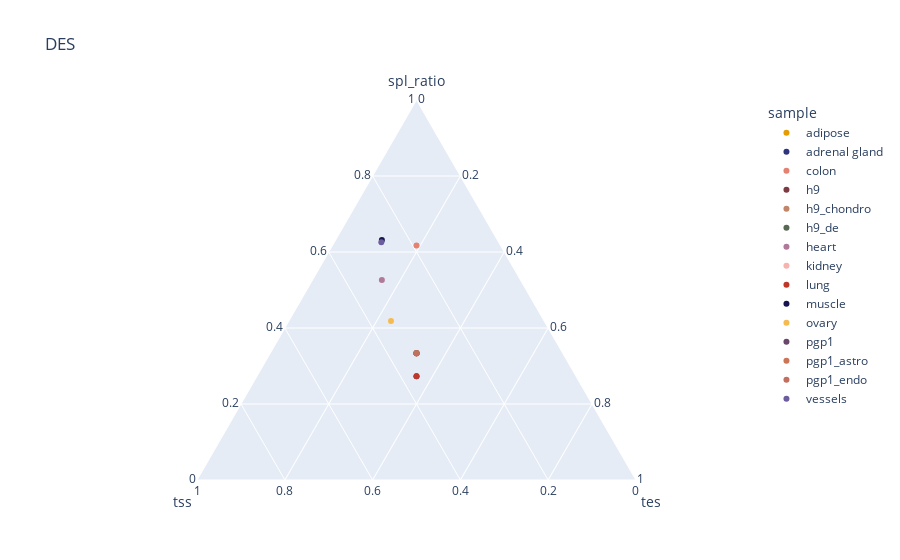

Notebook code for this chart:
### Code cell
plot_gene_ternary(counts, 'DES')

### Figure 1 — Plotly figure (JSON) as saved in the notebook; plotly's stock layout.template omitted (floating-point values rounded to 4 significant figures)
{"data": [{"a": [1], "b": [1], "c": [1], "hovertemplate": "<b>%{hovertext}</b><br><br>sample=adipose<br>spl_ratio=%{a}<br>tss=%{b}<br>tes=%{c}<extra></extra>", "hovertext": ["adipose"], "legendgroup": "adipose", "marker": {"color": "#e69b00", "symbol": "circle"}, "mode": "markers", "name": "adipose", "showlegend": true, "subplot": "ternary", "type": "scatterternary"}, {"a": [1.5], "b": [2], "c": [2], "hovertemplate": "<b>%{hovertext}</b><br><br>sample=adrenal gland<br>spl_ratio=%{a}<br>tss=%{b}<br>tes=%{c}<extra></extra>", "hovertext": ["adrenal gland"], "legendgroup": "adrenal gland", "marker": {"color": "#2f357c", "symbol": "circle"}, "mode": "markers", "name": "adrenal gland", "showlegend": true, "subplot": "ternary", "type": "scatterternary"}, {"a": [9.667], "b": [3], "c": [3], "hovertemplate": "<b>%{hovertext}</b><br><br>sample=colon<br>spl_ratio=%{a}<br>tss=%{b}<br>tes=%{c}<extra></extra>", "hovertext": ["colon"], "legendgroup": "colon", "marker": {"color": "#e48171", "symbol": "circle"}, "mode": "markers", "name": "colon", "showlegend": true, "subplot": "ternary", "type": "scatterternary"}, {"a": [1], "b": [1], "c": [1], "hovertemplate": "<b>%{hovertext}</b><br><br>sample=h9<br>spl_ratio=%{a}<br>tss=%{b}<br>tes=%{c}<extra></extra>", "hovertext": ["h9"], "legendgroup": "h9", "marker": {"color": "#7B3B41", "symbol": "circle"}, "mode": "markers", "name": "h9", "showlegend": true, "subplot": "ternary", "type": "scatterternary"}, {"a": [1], "b": [1], "c": [1], "hovertemplate": "<b>%{hovertext}</b><br><br>sample=h9_chondro<br>spl_ratio=%{a}<br>tss=%{b}<br>tes=%{c}<extra></extra>", "hovertext": ["h9_chondro"], "legendgroup": "h9_chondro", "marker": {"color": "#C2856A", "symbol": "circle"}, "mode": "markers", "name": "h9_chondro", "showlegend": true, "subplot": "ternary", "type": "scatterternary"}, {"a": [1], "b": [1], "c": [1], "hovertemplate": "<b>%{hovertext}</b><br><br>sample=h9_de<br>spl_ratio=%{a}<br>tss=%{b}<br>tes=%{c}<extra></extra>", "hovertext": ["h9_de"], "legendgroup": "h9_de", "marker": {"color": "#576952", "symbol": "circle"}, "mode": "markers", "name": "h9_de", "showlegend": true, "subplot": "ternary", "type": "scatterternary"}, {"a": [10], "b": [6], "c": [3], "hovertemplate": "<b>%{hovertext}</b><br><br>sample=heart<br>spl_ratio=%{a}<br>tss=%{b}<br>tes=%{c}<extra></extra>", "hovertext": ["heart"], "legendgroup": "heart", "marker": {"color": "#b0799a", "symbol": "circle"}, "mode": "markers", "name": "heart", "showlegend": true, "subplot": "ternary", "type": "scatterternary"}, {"a": [1], "b": [1], "c": [1], "hovertemplate": "<b>%{hovertext}</b><br><br>sample=kidney<br>spl_ratio=%{a}<br>tss=%{b}<br>tes=%{c}<extra></extra>", "hovertext": ["kidney"], "legendgroup": "kidney", "marker": {"color": "#f6b3b0", "symbol": "circle"}, "mode": "markers", "name": "kidney", "showlegend": true, "subplot": "ternary", "type": "scatterternary"}, {"a": [1.5], "b": [2], "c": [2], "hovertemplate": "<b>%{hovertext}</b><br><br>sample=lung<br>spl_ratio=%{a}<br>tss=%{b}<br>tes=%{c}<extra></extra>", "hovertext": ["lung"], "legendgroup": "lung", "marker": {"color": "#bf3729", "symbol": "circle"}, "mode": "markers", "name": "lung", "showlegend": true, "subplot": "ternary", "type": "scatterternary"}, {"a": [12], "b": [5], "c": [2], "hovertemplate": "<b>%{hovertext}</b><br><br>sample=muscle<br>spl_ratio=%{a}<br>tss=%{b}<br>tes=%{c}<extra></extra>", "hovertext": ["muscle"], "legendgroup": "muscle", "marker": {"color": "#17154f", "symbol": "circle"}, "mode": "markers", "name": "muscle", "showlegend": true, "subplot": "ternary", "type": "scatterternary"}, {"a": [3.6], "b": [3], "c": [2], "hovertemplate": "<b>%{hovertext}</b><br><br>sample=ovary<br>spl_ratio=%{a}<br>tss=%{b}<br>tes=%{c}<extra></extra>", "hovertext": ["ovary"], "legendgroup": "ovary", "marker": {"color": "#f5bb50", "symbol": "circle"}, "mode": "markers", "name": "ovary", "showlegend": true, "subplot": "ternary", "type": "scatterternary"}, {"a": [1], "b": [1], "c": [1], "hovertemplate": "<b>%{hovertext}</b><br><br>sample=pgp1<br>spl_ratio=%{a}<br>tss=%{b}<br>tes=%{c}<extra></extra>", "hovertext": ["pgp1"], "legendgroup": "pgp1", "marker": {"color": "#69476A", "symbol": "circle"}, "mode": "markers", "name": "pgp1", "showlegend": true, "subplot": "ternary", "type": "scatterternary"}, {"a": [1], "b": [1], "c": [1], "hovertemplate": "<b>%{hovertext}</b><br><br>sample=pgp1_astro<br>spl_ratio=%{a}<br>tss=%{b}<br>tes=%{c}<extra></extra>", "hovertext": ["pgp1_astro"], "legendgroup": "pgp1_astro", "marker": {"color": "#CB7456", "symbol": "circle"}, "mode": "markers", "name": "pgp1_astro", "showlegend": true, "subplot": "ternary", "type": "scatterternary"}, {"a": [1], "b": [1], "c": [1], "hovertemplate": "<b>%{hovertext}</b><br><br>sample=pgp1_endo<br>spl_ratio=%{a}<br>tss=%{b}<br>tes=%{c}<extra></extra>", "hovertext": ["pgp1_endo"], "legendgroup": "pgp1_endo", "marker": {"color": "#C16F5F", "symbol": "circle"}, "mode": "markers", "name": "pgp1_endo", "showlegend": true, "subplot": "ternary", "type": "scatterternary"}, {"a": [11.71], "b": [5], "c": [2], "hovertemplate": "<b>%{hovertext}</b><br><br>sample=vessels<br>spl_ratio=%{a}<br>tss=%{b}<br>tes=%{c}<extra></extra>", "hovertext": ["vessels"], "legendgroup": "vessels", "marker": {"color": "#6c5d9e", "symbol": "circle"}, "mode": "markers", "name": "vessels", "showlegend": true, "subplot": "ternary", "type": "scatterternary"}], "layout": {"autosize": true, "legend": {"title": {"text": "sample"}, "tracegroupgap": 0}, "ternary": {"aaxis": {"title": {"text": "spl_ratio"}}, "baxis": {"title": {"text": "tss"}}, "caxis": {"title": {"text": "tes"}}, "domain": {"x": [0, 1], "y": [0, 1]}}, "title": {"text": "DES"}}}
